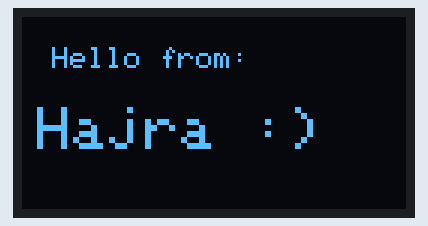
Simulated run of this program. Board: ESP32. On the bench: 128×64 one-colour display.

Above: at 2.2 s.

The program:

main.cpp
```cpp
// Hajra Ahmad 1034
#include <Wire.h>
#include <Adafruit_GFX.h>
#include <Adafruit_SSD1306.h>

#define SCREEN_WIDTH 128
#define SCREEN_HEIGHT 64
#define OLED_ADDR 0x3C

Adafruit_SSD1306 display(SCREEN_WIDTH, SCREEN_HEIGHT, &Wire, -1);

// --- Smiley face bitmap (16x16) ---
const unsigned char PROGMEM smiley_bmp[] = {
  0b00000111, 0b11100000,
  0b00011111, 0b11111000,
  0b00111111, 0b11111100,
  0b01111111, 0b11111110,
  0b01110000, 0b00001110,
  0b11100111, 0b11100111,
  0b11101111, 0b11110111,
  0b11101111, 0b11110111,
  0b11100111, 0b11100111,
  0b11110000, 0b00011111,
  0b01111100, 0b00111110,
  0b00111111, 0b11111100,
  0b00011111, 0b11111000,
  0b00001111, 0b11110000,
  0b00000111, 0b11100000,
  0b00000011, 0b11000000
};

void setup() {
  Wire.begin(21, 22);

  if (!display.begin(SSD1306_SWITCHCAPVCC, OLED_ADDR)) {
    for (;;);
  }

  display.clearDisplay();

  // Draw smiley face
  display.drawBitmap(56, 24, smiley_bmp, 16, 16, SSD1306_WHITE);
  display.display();
  delay(2000);
  display.clearDisplay();

  // Display name
  display.setTextSize(1);
  display.setTextColor(SSD1306_WHITE);
  display.setCursor(10, 10);
  display.println("Hello from:");
  display.display();

  display.setTextSize(2);
  display.setCursor(5, 30);
  display.println("Hajra :)");
  display.display();
}

void loop() {
  // Keep static display
}
```
